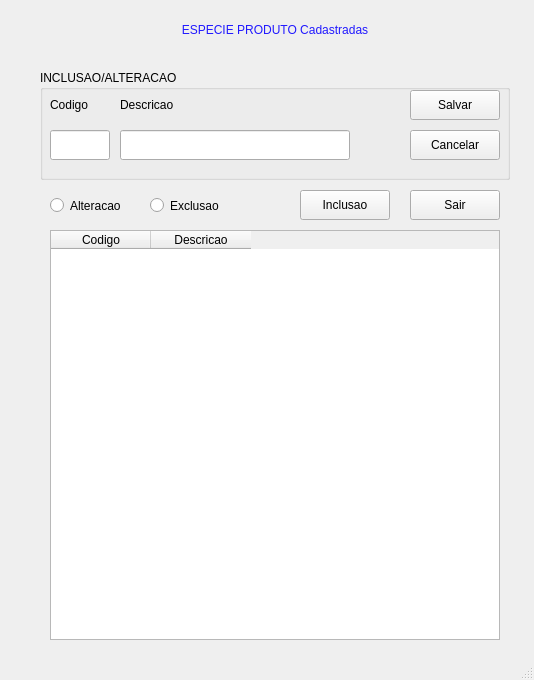
<?xml version="1.0" encoding="UTF-8"?>
<ui version="4.0">
 <class>MainWindow</class>
 <widget class="QMainWindow" name="MainWindow">
  <property name="geometry">
   <rect>
    <x>0</x>
    <y>0</y>
    <width>534</width>
    <height>680</height>
   </rect>
  </property>
  <property name="windowTitle">
   <string>MainWindow</string>
  </property>
  <property name="styleSheet">
   <string notr="true"/>
  </property>
  <widget class="QWidget" name="centralwidget">
   <widget class="QTableWidget" name="tableWidget">
    <property name="geometry">
     <rect>
      <x>50</x>
      <y>230</y>
      <width>450</width>
      <height>410</height>
     </rect>
    </property>
    <property name="styleSheet">
     <string notr="true"/>
    </property>
    <attribute name="horizontalHeaderVisible">
     <bool>true</bool>
    </attribute>
    <attribute name="horizontalHeaderCascadingSectionResizes">
     <bool>false</bool>
    </attribute>
    <attribute name="verticalHeaderCascadingSectionResizes">
     <bool>true</bool>
    </attribute>
    <column>
     <property name="text">
      <string notr="true">Codigo</string>
     </property>
    </column>
    <column>
     <property name="text">
      <string>Descricao</string>
     </property>
    </column>
   </widget>
   <widget class="QLabel" name="label">
    <property name="geometry">
     <rect>
      <x>50</x>
      <y>10</y>
      <width>450</width>
      <height>40</height>
     </rect>
    </property>
    <property name="styleSheet">
     <string notr="true">border-color: rgb(132, 168, 163);
color: rgb(33, 25, 255);
font: 87 16pt &quot;Arial Black&quot;;</string>
    </property>
    <property name="text">
     <string>ESPECIE PRODUTO Cadastradas</string>
    </property>
    <property name="alignment">
     <set>Qt::AlignCenter</set>
    </property>
   </widget>
   <widget class="QPushButton" name="bt_inclusao">
    <property name="geometry">
     <rect>
      <x>300</x>
      <y>190</y>
      <width>90</width>
      <height>30</height>
     </rect>
    </property>
    <property name="styleSheet">
     <string notr="true"/>
    </property>
    <property name="text">
     <string>Inclusao</string>
    </property>
   </widget>
   <widget class="QRadioButton" name="rb_alteracao">
    <property name="geometry">
     <rect>
      <x>50</x>
      <y>190</y>
      <width>90</width>
      <height>31</height>
     </rect>
    </property>
    <property name="styleSheet">
     <string notr="true"/>
    </property>
    <property name="text">
     <string>Alteracao</string>
    </property>
   </widget>
   <widget class="QPushButton" name="bt_sair">
    <property name="geometry">
     <rect>
      <x>410</x>
      <y>190</y>
      <width>90</width>
      <height>30</height>
     </rect>
    </property>
    <property name="styleSheet">
     <string notr="true"/>
    </property>
    <property name="text">
     <string>Sair</string>
    </property>
   </widget>
   <widget class="QRadioButton" name="rb_exclusao">
    <property name="geometry">
     <rect>
      <x>150</x>
      <y>190</y>
      <width>90</width>
      <height>31</height>
     </rect>
    </property>
    <property name="styleSheet">
     <string notr="true"/>
    </property>
    <property name="text">
     <string>Exclusao</string>
    </property>
   </widget>
   <widget class="QGroupBox" name="groupBox">
    <property name="geometry">
     <rect>
      <x>40</x>
      <y>70</y>
      <width>470</width>
      <height>110</height>
     </rect>
    </property>
    <property name="title">
     <string>INCLUSAO/ALTERACAO</string>
    </property>
    <widget class="QLineEdit" name="mcod_espe">
     <property name="geometry">
      <rect>
       <x>10</x>
       <y>60</y>
       <width>60</width>
       <height>30</height>
      </rect>
     </property>
     <property name="styleSheet">
      <string notr="true"/>
     </property>
     <property name="maxLength">
      <number>4</number>
     </property>
    </widget>
    <widget class="QLabel" name="label_3">
     <property name="geometry">
      <rect>
       <x>80</x>
       <y>20</y>
       <width>80</width>
       <height>30</height>
      </rect>
     </property>
     <property name="styleSheet">
      <string notr="true"/>
     </property>
     <property name="text">
      <string>Descricao</string>
     </property>
    </widget>
    <widget class="QPushButton" name="bt_cancelar">
     <property name="geometry">
      <rect>
       <x>370</x>
       <y>60</y>
       <width>90</width>
       <height>30</height>
      </rect>
     </property>
     <property name="styleSheet">
      <string notr="true"/>
     </property>
     <property name="text">
      <string>Cancelar</string>
     </property>
    </widget>
    <widget class="QLineEdit" name="mdescri">
     <property name="geometry">
      <rect>
       <x>80</x>
       <y>60</y>
       <width>230</width>
       <height>30</height>
      </rect>
     </property>
     <property name="styleSheet">
      <string notr="true"/>
     </property>
     <property name="maxLength">
      <number>20</number>
     </property>
    </widget>
    <widget class="QLabel" name="label_2">
     <property name="geometry">
      <rect>
       <x>10</x>
       <y>20</y>
       <width>60</width>
       <height>30</height>
      </rect>
     </property>
     <property name="styleSheet">
      <string notr="true"/>
     </property>
     <property name="text">
      <string>Codigo</string>
     </property>
    </widget>
    <widget class="QPushButton" name="bt_salvar">
     <property name="geometry">
      <rect>
       <x>370</x>
       <y>20</y>
       <width>90</width>
       <height>30</height>
      </rect>
     </property>
     <property name="styleSheet">
      <string notr="true"/>
     </property>
     <property name="text">
      <string>Salvar</string>
     </property>
    </widget>
   </widget>
  </widget>
  <widget class="QStatusBar" name="statusBar"/>
 </widget>
 <resources/>
 <connections/>
</ui>
